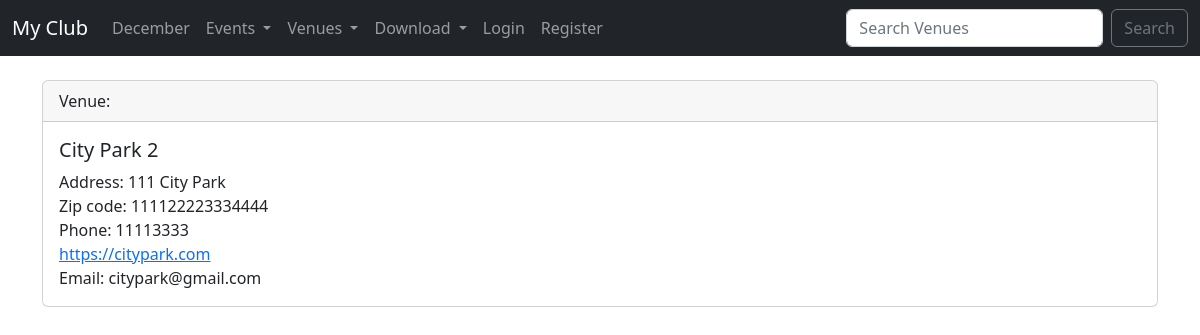
Page /show_venue/1 on the committed database.
### events/models.py (models this page shows)
class Venue(models.Model):
	name = models.CharField('Venue Name',max_length=120)
	address = models.CharField(max_length=300)
	zip_code = models.CharField('Zip code',max_length=55)
	phone = models.CharField('Contact Phone',max_length=8,blank=True)
	web = models.URLField('Website Addres',blank=True)
	email_address = models.EmailField('Email',blank=True)
	def __str__(self):
		return self.name

### events/views.py (the view)
# urls.py: path('show_venue/<venue_id>',views.show_venue,name='show-venue'),
def show_venue(request,venue_id):
	venue = Venue.objects.get(pk=venue_id)
	return render(request,'events/show_venue.html',{
		'venue':venue,
		})

### events/templates/events/show_venue.html
{% extends 'events/base.html' %}
{% block content %}
      <br/>
      <div class="card">
        <div class="card-header">Venue: </div>
        <div class="card-body">
          <h5 class="card-title">{{venue}}</h5>
          <p class="card-text">
              Address: {{venue.address}}<br/>
              Zip code: {{venue.zip_code}}<br/>
              Phone: {{venue.phone}}<br/>
              <a href="{{venue.web}}">{{venue.web}}</a><br/>
              Email: {{venue.email_address}}<br/>
          </p>
        </div>
      </div>
{% endblock %}

### rows in the picture
Venue: name "City Park 2", address "111 City Park", zip_code "111122223334444", phone "11113333", web "https://citypark.com", email_address "citypark@gmail.com"
